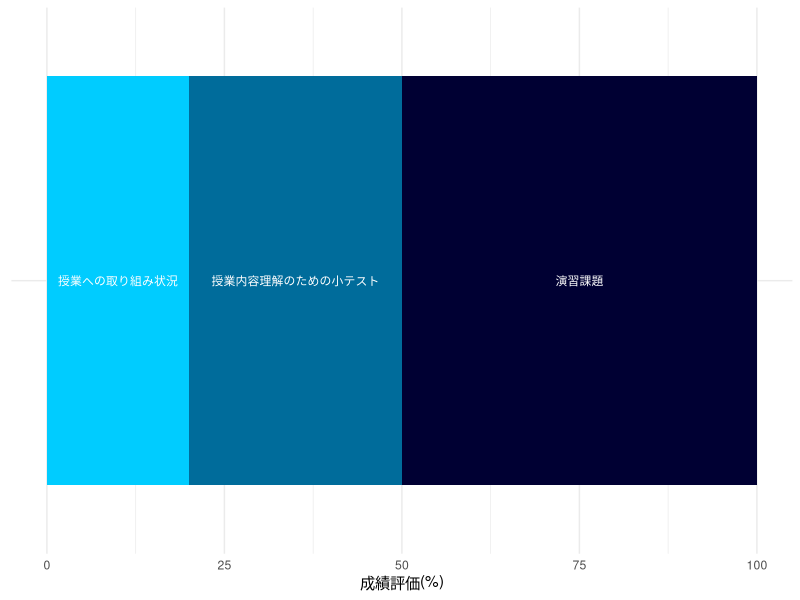
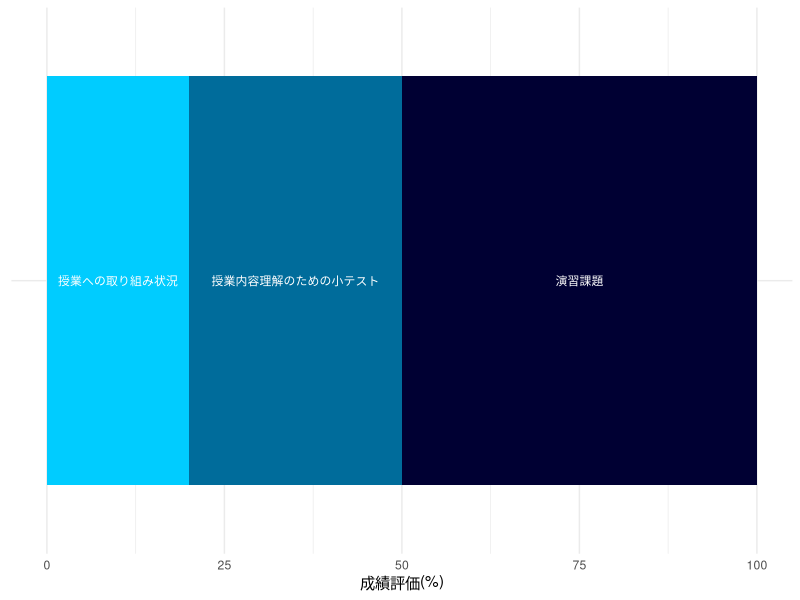

The R source for these figures, in order:
library(ggplot2)

tibble::tibble(
  a = "a",
  x = rev(c("授業への取り組み状況", "授業内容理解のための小テスト", "演習課題")),
  y = c(20, 30, 50),
  z = c(75, 35, 10),
  col = c("#00CCFF", "#006c9b", "#000033")
) |> 
  ggplot() +
  aes(a, y, fill = col) +
  geom_bar(stat = "identity", show.legend = FALSE) +
  geom_text(aes(label = x, y = z), size = 3, color = "white") +
  scale_fill_identity() + 
  coord_flip() +
  xlab(NULL) +
  ylab("成績評価(%)") +
  theme_minimal() +
  theme(axis.text.y = element_blank())

ggsave(here::here("image/grading.png"), width = 7, height = 1)
